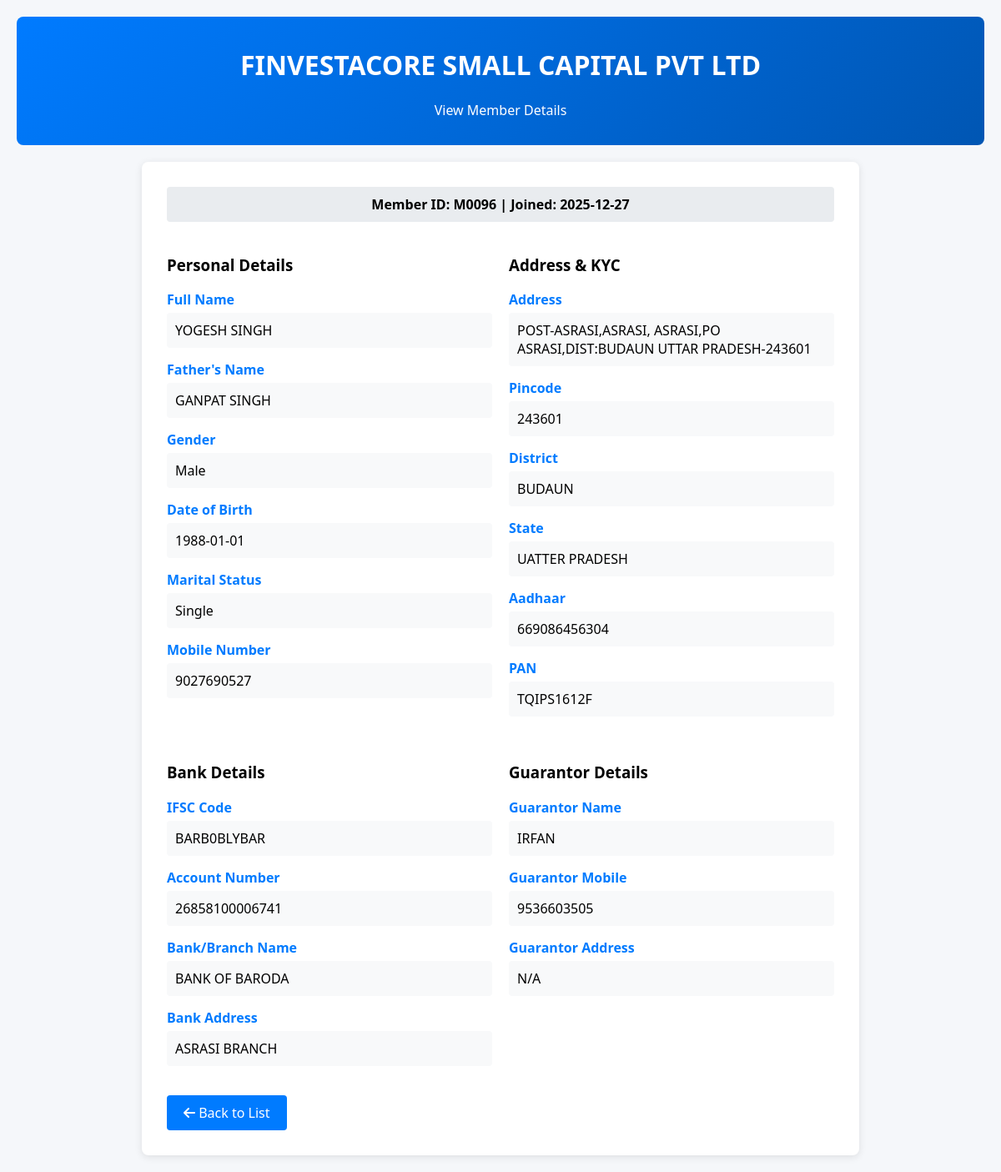
The page /member/view/M0096 on the database its author committed.
### tables this page shows
CREATE TABLE members (
                id TEXT PRIMARY KEY,
                date_joined TEXT,
                full_name TEXT NOT NULL,
                father_name TEXT,
                gender TEXT,
                dob TEXT,
                marital_status TEXT,
                spouse_name TEXT,
                phone_number TEXT UNIQUE NOT NULL,
                address TEXT,
                pincode TEXT,
                district TEXT,
                state TEXT,
                aadhaar TEXT UNIQUE,
                pan TEXT UNIQUE,
                ifsc TEXT,
                account_number TEXT,
                bank_branch TEXT,
                bank_address TEXT,
                guarantor_name TEXT,
                guarantor_mobile TEXT,
                guarantor_address TEXT
            , education TEXT, occupation TEXT, nominee_dob TEXT, nominee_age TEXT, nominee_name TEXT NOT NULL DEFAULT "", nominee_relation TEXT NOT NULL DEFAULT "", guarantor_relation TEXT NOT NULL DEFAULT "");

### app.py (the view)
@app.route('/member/view/<id>')
def view_member(id):
    with get_db_connection() as conn:
        cursor = conn.cursor()
        cursor.execute('SELECT * FROM members WHERE id = ?', (id,))
        row = cursor.fetchone()
        if not row:
            flash(f'Member {id} not found.', 'error')
            return redirect(url_for('member_details'))
        member = dict(row)
    return render_template('view_member.html', member=member)

### app.py (called while the page is built)
def get_db_connection():
    conn = sqlite3.connect(DB_PATH)
    conn.row_factory = sqlite3.Row # Allows dict-like access
    return conn

### templates/view_member.html (shortened to what this page needs)
<!DOCTYPE html>
<html lang="en">
<head>
    <link rel="stylesheet" href="https://cdnjs.cloudflare.com/ajax/libs/font-awesome/6.4.0/css/all.min.css">
</head>
<body>
    <header>
        <h1>FINVESTACORE SMALL CAPITAL PVT LTD</h1>
        <p>View Member Details</p>
    </header>
    <div class="container">
        <div class="member-id">Member ID: {{ member.id }} | Joined: {{ member.date_joined }}</div>
        <div class="details-grid">
            <div>
                <h3>Personal Details</h3>
                <div class="detail-group">
                    <label>Full Name</label>
                    <div class="value">{{ member.full_name or 'N/A' }}</div>
                </div>
                <div class="detail-group">
                    <label>Father's Name</label>
                    <div class="value">{{ member.father_name or 'N/A' }}</div>
                </div>
                <div class="detail-group">
                    <label>Gender</label>
                    <div class="value">{{ member.gender or 'N/A' }}</div>
                </div>
                <div class="detail-group">
                    <label>Date of Birth</label>
                    <div class="value">{{ member.dob or 'N/A' }}</div>
                </div>
                <div class="detail-group">
                    <label>Marital Status</label>
                    <div class="value">{{ member.marital_status or 'N/A' }}</div>
                </div>
                <div class="detail-group">
                    <label>Mobile Number</label>
                    <div class="value">{{ member.phone_number or 'N/A' }}</div>
                </div>
            </div>
            <div>
                <h3>Address & KYC</h3>
                <div class="detail-group">
                    <label>Address</label>
                    <div class="value">{{ member.address or 'N/A' }}</div>
                </div>
                <div class="detail-group">
                    <label>Pincode</label>
                    <div class="value">{{ member.pincode or 'N/A' }}</div>
                </div>
                <div class="detail-group">
                    <label>District</label>
                    <div class="value">{{ member.district or 'N/A' }}</div>
                </div>
                <div class="detail-group">
                    <label>State</label>
                    <div class="value">{{ member.state or 'N/A' }}</div>
                </div>
                <div class="detail-group">
                    <label>Aadhaar</label>
                    <div class="value">{{ member.aadhaar or 'N/A' }}</div>
                </div>
                <div class="detail-group">
                    <label>PAN</label>
                    <div class="value">{{ member.pan or 'N/A' }}</div>
                </div>
            </div>
            <div>
                <h3>Bank Details</h3>
                <div class="detail-group">
                    <label>IFSC Code</label>
                    <div class="value">{{ member.ifsc or 'N/A' }}</div>
                </div>
                <div class="detail-group">
                    <label>Account Number</label>
                    <div class="value">{{ member.account_number or 'N/A' }}</div>
                </div>
                <div class="detail-group">
                    <label>Bank/Branch Name</label>
                    <div class="value">{{ member.bank_branch or 'N/A' }}</div>
                </div>
                <div class="detail-group">
                    <label>Bank Address</label>
                    <div class="value">{{ member.bank_address or 'N/A' }}</div>
                </div>
            </div>
            <div>
                <h3>Guarantor Details</h3>
                <div class="detail-group">
                    <label>Guarantor Name</label>
                    <div class="value">{{ member.guarantor_name or 'N/A' }}</div>
                </div>
                <div class="detail-group">
                    <label>Guarantor Mobile</label>
                    <div class="value">{{ member.guarantor_mobile or 'N/A' }}</div>
                </div>
                <div class="detail-group">
                    <label>Guarantor Address</label>
                    <div class="value">{{ member.guarantor_address or 'N/A' }}</div>
                </div>
            </div>
        </div>
        <a href="{{ url_for('member_details') }}" class="back-btn"><i class="fas fa-arrow-left"></i> Back to List</a>
    </div>
</body>
</html>

### templates/view_member.html (style rules this page uses)
body { font-family: 'Segoe UI', Tahoma, sans-serif; margin: 0; padding: 20px; background: #f5f7fa; }
header { background: linear-gradient(135deg, #007bff 0%, #0056b3 100%); color: white; padding: 15px; text-align: center; margin-bottom: 20px; border-radius: 8px; }
.container { background: white; padding: 30px; border-radius: 8px; box-shadow: 0 2px 10px rgba(0,0,0,0.1); max-width: 800px; margin: 0 auto; }
.member-id { background: #e9ecef; padding: 10px; border-radius: 4px; font-weight: bold; text-align: center; margin-bottom: 20px; }
.details-grid { display: grid; grid-template-columns: 1fr 1fr; gap: 20px; }
.detail-group { margin-bottom: 15px; }
label { font-weight: bold; color: #007bff; display: block; margin-bottom: 5px; }
.value { background: #f8f9fa; padding: 10px; border-radius: 4px; }
.back-btn { display: inline-block; margin-top: 20px; padding: 10px 20px; background: #007bff; color: white; text-decoration: none; border-radius: 4px; }

### rows shown on the page
members: id "M0096", date_joined "2025-12-27", full_name "YOGESH SINGH", father_name "GANPAT SINGH", gender "Male", dob "1988-01-01", marital_status "Single", phone_number "9027690527", address "POST-ASRASI,ASRASI, ASRASI,PO ASRASI,DIST:BUDAUN UTTAR PRADESH-243601", pincode "243601", district "BUDAUN", state "UATTER PRADESH", aadhaar "669086456304", pan "TQIPS1612F", ifsc "BARB0BLYBAR", account_number "26858100006741", bank_branch "BANK OF BARODA", bank_address "ASRASI BRANCH", guarantor_name "IRFAN", guarantor_mobile "9536603505"

### other values the page prints
{{ member.guarantor_address or 'N/A' }} "N/A"
